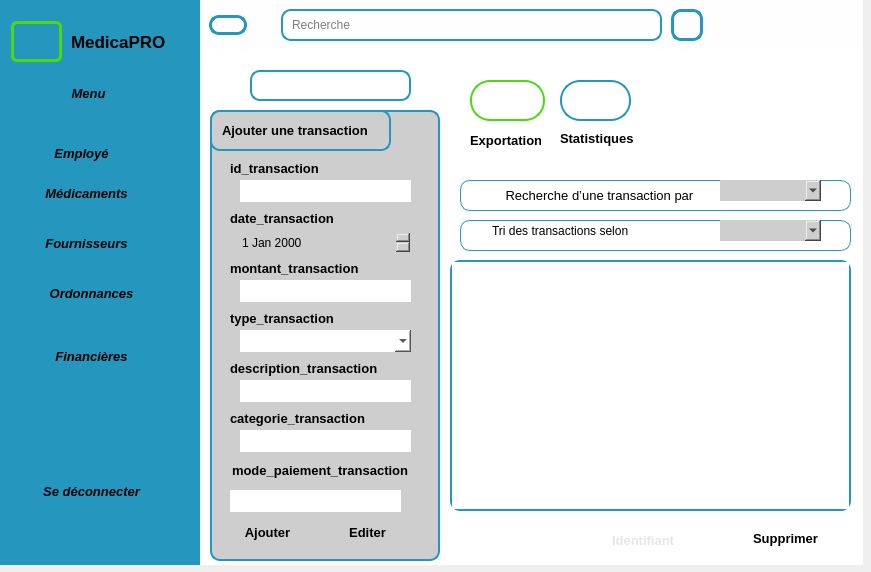
<?xml version="1.0" encoding="UTF-8"?>
<ui version="4.0">
 <class>transactionUI</class>
 <widget class="QDialog" name="transactionUI">
  <property name="geometry">
   <rect>
    <x>0</x>
    <y>0</y>
    <width>871</width>
    <height>572</height>
   </rect>
  </property>
  <property name="windowTitle">
   <string>Dialog</string>
  </property>
  <property name="styleSheet">
   <string notr="true">*{
	color: #000;
	border: none;
}
#centralwidget{
	background-color: #eff99fe
}
#leftmenu{
	background-color: #2596be;
}
QLineEdit{
	background: transparent;
}
QFrame{
	border-radius: 10px;
	border: 2px solid #2596be;
}
QLabel{
	color: #2596be;
}
#employe{
	background-color: #cecece;
}
lineEdit_2{
	background: transparent;
}
#label_3{
	color: #000;
	border: #000;
}
#lineEdit_3{
	background: #ffffff;
	background: transparent;
}
#label_4{
	color: #000;
	border: #000;
}
#lineEdit_4{
	background: #ffffff;
}
#label_5{
	color: #000;
	border: #000;
}
#lineEdit_5{
	background: #ffffff;
}
#label_6{
	color: #000;
	border: #000;
}
#lineEdit_6{
	background: #ffffff;
}
#label_7{
	color: #000;
	border: #000;
}
#lineEdit_7{
	background: #ffffff;
}
#label_8{
	color: #000;
	border: #000;
}
#lineEdit_8{
	background: #ffffff;
}
#label_9{
	color: #000;
	border: #000;
}
#lineEdit_9{
	background: #ffffff;
}
#label_10{
	color: #000;
	border: #000;
}
#pushButton_3{
	border-radius: 10px;
	border: 3px solid  #2596be;
}
#pushButton_4{
	border-radius: 10px;
	border: 3px solid  #2596be;
}
#pushButton_5{
	border-radius: 10px;
	border: 3px solid  #2596be;
}
#pushButton_6{
	border-radius: 10px;
	border: 3px solid  #2596be;
}
#label_11{
	border: #000;
}
#label_12{
	border: #000;
}
#label_23{
	border: #000;
}
#frame_4{
	border-radius: 10px;
	border: 1px solid #2596be;
}
#LineEdit_10{
	background: #CECECE;
}
#widget_3{
	background-color: #fefeff;
}
#mainbody{
	background-color: #ffffff;
}
#frame_8{
	border-radius: 10px;
	border: 1px solid #2596be;
}
#affichage{
	background-color: #2596be;
}
#lineEdit_21{
	border-radius: 6px;
	border: 1px solid  #4cd814;
	background: #fffff;
}
#pushButton_12{
	border-radius: 10px;
	border: 2px solid  #090909;
	background: #fffff;
}
#pushButton_13{
	border-radius: 20px;
	border: 2px solid  #4cd814;
	background: #fffff;
}
#pushButton_14{
	border-radius: 20px;
	border: 2px solid  #2596be;
	background: #fffff;
}
#label_24{
	color: #000;
	border: #000;
}
#label_25{
	color: #000;
	border: #000;
}
#label_26{
	color: #000;
	border: #000;
}
#logo{
	border-radius: 6px;
	border: 3px solid  #4cd814;
	background: #fffff;
}
#sous{
	background-color: #cecece;
}
#label_27{
	border-radius: 1px;
	border: 1px solid  #ffffff;
	color: #000;
}
#label_28{
	border-radius: 1px;
	border: 1px solid  #ffffff;
	color: #000;
}
#label_29{
	border-radius: 1px;
	border: 1px solid  #ffffff;
	color: #000;
}
#label_30{
	border-radius: 1px;
	border: 1px solid  #ffffff;
	color: #000;
}
#label_31{
	border-radius: 1px;
	border: 1px solid  #ffffff;
	color: #000;
}
#label_32{
	border-radius: 1px;
	border: 1px solid  #ffffff;
	color: #000;
}
#pushButton_17{
	background-color: #fefeff;
	padding: 5px;
	text-align: left;
	border-top-left-radius: 20px;
}
#pushButton_22{
	color: #4cd814;
}
</string>
  </property>
  <widget class="QWidget" name="mainbody" native="true">
   <property name="geometry">
    <rect>
     <x>200</x>
     <y>0</y>
     <width>663</width>
     <height>565</height>
    </rect>
   </property>
   <property name="font">
    <font>
     <bold>false</bold>
    </font>
   </property>
   <widget class="QWidget" name="widget_3" native="true">
    <property name="geometry">
     <rect>
      <x>0</x>
      <y>0</y>
      <width>671</width>
      <height>50</height>
     </rect>
    </property>
    <property name="minimumSize">
     <size>
      <width>400</width>
      <height>0</height>
     </size>
    </property>
    <property name="maximumSize">
     <size>
      <width>800</width>
      <height>135</height>
     </size>
    </property>
    <layout class="QHBoxLayout" name="horizontalLayout_7">
     <property name="spacing">
      <number>0</number>
     </property>
     <property name="leftMargin">
      <number>0</number>
     </property>
     <property name="topMargin">
      <number>0</number>
     </property>
     <property name="rightMargin">
      <number>0</number>
     </property>
     <property name="bottomMargin">
      <number>0</number>
     </property>
     <item>
      <widget class="QWidget" name="widget_7" native="true">
       <layout class="QHBoxLayout" name="horizontalLayout_8">
        <item>
         <widget class="QPushButton" name="pushButton_3">
          <property name="text">
           <string/>
          </property>
          <property name="icon">
           <iconset resource="img.qrc">
            <normaloff>:/res/icone1.jog.png</normaloff>:/res/icone1.jog.png</iconset>
          </property>
          <property name="iconSize">
           <size>
            <width>24</width>
            <height>24</height>
           </size>
          </property>
         </widget>
        </item>
        <item>
         <widget class="QLabel" name="label_12">
          <property name="minimumSize">
           <size>
            <width>10</width>
            <height>0</height>
           </size>
          </property>
          <property name="text">
           <string/>
          </property>
          <property name="pixmap">
           <pixmap resource="img7.qrc">:/res/icone7</pixmap>
          </property>
          <property name="scaledContents">
           <bool>false</bool>
          </property>
          <property name="wordWrap">
           <bool>false</bool>
          </property>
         </widget>
        </item>
       </layout>
      </widget>
     </item>
     <item>
      <widget class="QWidget" name="widget_8" native="true">
       <property name="maximumSize">
        <size>
         <width>553</width>
         <height>16777215</height>
        </size>
       </property>
       <layout class="QHBoxLayout" name="horizontalLayout_9">
        <property name="leftMargin">
         <number>9</number>
        </property>
        <property name="topMargin">
         <number>9</number>
        </property>
        <item>
         <widget class="QFrame" name="frame_2">
          <property name="minimumSize">
           <size>
            <width>250</width>
            <height>0</height>
           </size>
          </property>
          <property name="styleSheet">
           <string notr="true"/>
          </property>
          <property name="frameShape">
           <enum>QFrame::Shape::StyledPanel</enum>
          </property>
          <property name="frameShadow">
           <enum>QFrame::Shadow::Raised</enum>
          </property>
          <layout class="QHBoxLayout" name="horizontalLayout_10">
           <property name="spacing">
            <number>0</number>
           </property>
           <property name="leftMargin">
            <number>0</number>
           </property>
           <property name="topMargin">
            <number>0</number>
           </property>
           <property name="rightMargin">
            <number>0</number>
           </property>
           <property name="bottomMargin">
            <number>0</number>
           </property>
           <item>
            <widget class="QLabel" name="label_4">
             <property name="maximumSize">
              <size>
               <width>30</width>
               <height>30</height>
              </size>
             </property>
             <property name="text">
              <string/>
             </property>
             <property name="pixmap">
              <pixmap resource="img1.qrc">:/res/icone2.jpg.png</pixmap>
             </property>
             <property name="scaledContents">
              <bool>true</bool>
             </property>
            </widget>
           </item>
           <item>
            <widget class="QLineEdit" name="lineEdit_2">
             <property name="text">
              <string/>
             </property>
             <property name="placeholderText">
              <string>Recherche</string>
             </property>
            </widget>
           </item>
          </layout>
         </widget>
        </item>
       </layout>
      </widget>
     </item>
     <item>
      <widget class="QWidget" name="widget_9" native="true">
       <property name="minimumSize">
        <size>
         <width>200</width>
         <height>0</height>
        </size>
       </property>
       <layout class="QHBoxLayout" name="horizontalLayout_11">
        <property name="spacing">
         <number>0</number>
        </property>
        <property name="leftMargin">
         <number>0</number>
        </property>
        <property name="topMargin">
         <number>0</number>
        </property>
        <property name="rightMargin">
         <number>0</number>
        </property>
        <property name="bottomMargin">
         <number>0</number>
        </property>
        <item>
         <widget class="QPushButton" name="pushButton_4">
          <property name="minimumSize">
           <size>
            <width>32</width>
            <height>32</height>
           </size>
          </property>
          <property name="maximumSize">
           <size>
            <width>32</width>
            <height>32</height>
           </size>
          </property>
          <property name="text">
           <string/>
          </property>
          <property name="icon">
           <iconset resource="img2.qrc">
            <normaloff>:/res/icone3.jpg.png</normaloff>:/res/icone3.jpg.png</iconset>
          </property>
          <property name="iconSize">
           <size>
            <width>32</width>
            <height>32</height>
           </size>
          </property>
         </widget>
        </item>
        <item>
         <widget class="QPushButton" name="pushButton_15">
          <property name="text">
           <string/>
          </property>
          <property name="icon">
           <iconset resource="img19.qrc">
            <normaloff>:/res/icone20</normaloff>:/res/icone20</iconset>
          </property>
         </widget>
        </item>
       </layout>
      </widget>
     </item>
    </layout>
   </widget>
   <widget class="QFrame" name="transaction">
    <property name="geometry">
     <rect>
      <x>10</x>
      <y>110</y>
      <width>230</width>
      <height>451</height>
     </rect>
    </property>
    <property name="minimumSize">
     <size>
      <width>230</width>
      <height>420</height>
     </size>
    </property>
    <property name="maximumSize">
     <size>
      <width>150</width>
      <height>600</height>
     </size>
    </property>
    <property name="styleSheet">
     <string notr="true">background-color: rgb(206, 206, 206);</string>
    </property>
    <property name="frameShape">
     <enum>QFrame::Shape::StyledPanel</enum>
    </property>
    <property name="frameShadow">
     <enum>QFrame::Shadow::Raised</enum>
    </property>
    <widget class="QLabel" name="label_5">
     <property name="geometry">
      <rect>
       <x>20</x>
       <y>50</y>
       <width>91</width>
       <height>16</height>
      </rect>
     </property>
     <property name="font">
      <font>
       <pointsize>10</pointsize>
       <bold>true</bold>
      </font>
     </property>
     <property name="text">
      <string>id_transaction</string>
     </property>
    </widget>
    <widget class="QLineEdit" name="id">
     <property name="geometry">
      <rect>
       <x>30</x>
       <y>70</y>
       <width>171</width>
       <height>22</height>
      </rect>
     </property>
     <property name="styleSheet">
      <string notr="true">background-color: rgb(255, 255, 255);</string>
     </property>
     <property name="text">
      <string/>
     </property>
    </widget>
    <widget class="QLabel" name="label_6">
     <property name="geometry">
      <rect>
       <x>20</x>
       <y>100</y>
       <width>111</width>
       <height>16</height>
      </rect>
     </property>
     <property name="font">
      <font>
       <pointsize>10</pointsize>
       <bold>true</bold>
      </font>
     </property>
     <property name="text">
      <string>date_transaction</string>
     </property>
    </widget>
    <widget class="QLabel" name="label_7">
     <property name="geometry">
      <rect>
       <x>20</x>
       <y>150</y>
       <width>131</width>
       <height>16</height>
      </rect>
     </property>
     <property name="font">
      <font>
       <pointsize>10</pointsize>
       <bold>true</bold>
      </font>
     </property>
     <property name="text">
      <string>montant_transaction</string>
     </property>
    </widget>
    <widget class="QLineEdit" name="montant">
     <property name="geometry">
      <rect>
       <x>30</x>
       <y>170</y>
       <width>171</width>
       <height>22</height>
      </rect>
     </property>
     <property name="styleSheet">
      <string notr="true">background-color: rgb(255, 255, 255);</string>
     </property>
    </widget>
    <widget class="QLabel" name="label_8">
     <property name="geometry">
      <rect>
       <x>20</x>
       <y>200</y>
       <width>111</width>
       <height>16</height>
      </rect>
     </property>
     <property name="font">
      <font>
       <pointsize>10</pointsize>
       <bold>true</bold>
      </font>
     </property>
     <property name="text">
      <string>type_transaction</string>
     </property>
    </widget>
    <widget class="QLabel" name="label_9">
     <property name="geometry">
      <rect>
       <x>20</x>
       <y>250</y>
       <width>151</width>
       <height>16</height>
      </rect>
     </property>
     <property name="font">
      <font>
       <pointsize>10</pointsize>
       <bold>true</bold>
      </font>
     </property>
     <property name="text">
      <string>description_transaction</string>
     </property>
    </widget>
    <widget class="QLineEdit" name="description">
     <property name="geometry">
      <rect>
       <x>30</x>
       <y>270</y>
       <width>171</width>
       <height>22</height>
      </rect>
     </property>
     <property name="styleSheet">
      <string notr="true">

background-color: rgb(255, 255, 255);</string>
     </property>
    </widget>
    <widget class="QLabel" name="label_10">
     <property name="geometry">
      <rect>
       <x>20</x>
       <y>300</y>
       <width>141</width>
       <height>16</height>
      </rect>
     </property>
     <property name="font">
      <font>
       <pointsize>10</pointsize>
       <bold>true</bold>
      </font>
     </property>
     <property name="text">
      <string>categorie_transaction</string>
     </property>
    </widget>
    <widget class="QLineEdit" name="categorie">
     <property name="geometry">
      <rect>
       <x>30</x>
       <y>320</y>
       <width>171</width>
       <height>22</height>
      </rect>
     </property>
     <property name="styleSheet">
      <string notr="true">
background-color: rgb(255, 255, 255);</string>
     </property>
    </widget>
    <widget class="QPushButton" name="ajouter">
     <property name="geometry">
      <rect>
       <x>20</x>
       <y>410</y>
       <width>75</width>
       <height>24</height>
      </rect>
     </property>
     <property name="font">
      <font>
       <pointsize>10</pointsize>
       <bold>true</bold>
      </font>
     </property>
     <property name="text">
      <string>Ajouter</string>
     </property>
    </widget>
    <widget class="QPushButton" name="editer">
     <property name="geometry">
      <rect>
       <x>120</x>
       <y>410</y>
       <width>75</width>
       <height>24</height>
      </rect>
     </property>
     <property name="font">
      <font>
       <pointsize>10</pointsize>
       <bold>true</bold>
      </font>
     </property>
     <property name="text">
      <string>Editer</string>
     </property>
    </widget>
    <widget class="QComboBox" name="type">
     <property name="geometry">
      <rect>
       <x>30</x>
       <y>220</y>
       <width>171</width>
       <height>22</height>
      </rect>
     </property>
     <property name="styleSheet">
      <string notr="true">background-color: rgb(255, 255, 255);</string>
     </property>
     <item>
      <property name="text">
       <string/>
      </property>
     </item>
    </widget>
    <widget class="QLineEdit" name="lineEdit_7">
     <property name="geometry">
      <rect>
       <x>20</x>
       <y>350</y>
       <width>181</width>
       <height>21</height>
      </rect>
     </property>
     <property name="font">
      <font>
       <pointsize>10</pointsize>
       <italic>false</italic>
       <bold>true</bold>
      </font>
     </property>
     <property name="styleSheet">
      <string notr="true">background-color: rgb(206, 206, 206);</string>
     </property>
     <property name="text">
      <string>mode_paiement_transaction</string>
     </property>
     <property name="placeholderText">
      <string>Ajouter un employé </string>
     </property>
    </widget>
    <widget class="QLineEdit" name="modepaiment">
     <property name="geometry">
      <rect>
       <x>20</x>
       <y>380</y>
       <width>171</width>
       <height>22</height>
      </rect>
     </property>
     <property name="styleSheet">
      <string notr="true">background-color: rgb(255, 255, 255);
</string>
     </property>
    </widget>
    <widget class="QFrame" name="frame_3">
     <property name="geometry">
      <rect>
       <x>0</x>
       <y>0</y>
       <width>181</width>
       <height>41</height>
      </rect>
     </property>
     <property name="maximumSize">
      <size>
       <width>200</width>
       <height>16777215</height>
      </size>
     </property>
     <property name="frameShape">
      <enum>QFrame::Shape::StyledPanel</enum>
     </property>
     <property name="frameShadow">
      <enum>QFrame::Shadow::Raised</enum>
     </property>
     <widget class="QLineEdit" name="lineEdit_3">
      <property name="geometry">
       <rect>
        <x>10</x>
        <y>10</y>
        <width>161</width>
        <height>21</height>
       </rect>
      </property>
      <property name="font">
       <font>
        <pointsize>10</pointsize>
        <italic>false</italic>
        <bold>true</bold>
       </font>
      </property>
      <property name="text">
       <string>Ajouter une transaction</string>
      </property>
      <property name="placeholderText">
       <string>Ajouter un employé </string>
      </property>
     </widget>
    </widget>
    <widget class="QDateEdit" name="dateEdit">
     <property name="geometry">
      <rect>
       <x>30</x>
       <y>120</y>
       <width>171</width>
       <height>25</height>
      </rect>
     </property>
    </widget>
   </widget>
   <widget class="QFrame" name="frame_4">
    <property name="geometry">
     <rect>
      <x>260</x>
      <y>180</y>
      <width>391</width>
      <height>31</height>
     </rect>
    </property>
    <property name="frameShape">
     <enum>QFrame::Shape::StyledPanel</enum>
    </property>
    <property name="frameShadow">
     <enum>QFrame::Shadow::Raised</enum>
    </property>
    <widget class="QLineEdit" name="lineEdit_10">
     <property name="geometry">
      <rect>
       <x>40</x>
       <y>0</y>
       <width>201</width>
       <height>31</height>
      </rect>
     </property>
     <property name="font">
      <font>
       <pointsize>10</pointsize>
       <bold>false</bold>
      </font>
     </property>
     <property name="text">
      <string> Recherche d’une transaction par</string>
     </property>
     <property name="placeholderText">
      <string>Rechercher un employé à partir de son ID</string>
     </property>
    </widget>
    <widget class="QLabel" name="label_11">
     <property name="geometry">
      <rect>
       <x>0</x>
       <y>0</y>
       <width>25</width>
       <height>25</height>
      </rect>
     </property>
     <property name="minimumSize">
      <size>
       <width>25</width>
       <height>25</height>
      </size>
     </property>
     <property name="maximumSize">
      <size>
       <width>25</width>
       <height>25</height>
      </size>
     </property>
     <property name="text">
      <string/>
     </property>
     <property name="pixmap">
      <pixmap resource="img8.qrc">:/res/icone8</pixmap>
     </property>
     <property name="scaledContents">
      <bool>true</bool>
     </property>
    </widget>
    <widget class="QComboBox" name="comboBox_2">
     <property name="geometry">
      <rect>
       <x>260</x>
       <y>0</y>
       <width>101</width>
       <height>21</height>
      </rect>
     </property>
     <property name="styleSheet">
      <string notr="true">background-color: rgb(206, 206, 206);</string>
     </property>
     <item>
      <property name="text">
       <string/>
      </property>
     </item>
     <item>
      <property name="text">
       <string>identifient</string>
      </property>
     </item>
     <item>
      <property name="text">
       <string>date</string>
      </property>
     </item>
    </widget>
   </widget>
   <widget class="QFrame" name="frame_8">
    <property name="geometry">
     <rect>
      <x>260</x>
      <y>220</y>
      <width>391</width>
      <height>31</height>
     </rect>
    </property>
    <property name="styleSheet">
     <string notr="true">font: 10pt &quot;Segoe UI&quot;;</string>
    </property>
    <property name="frameShape">
     <enum>QFrame::Shape::StyledPanel</enum>
    </property>
    <property name="frameShadow">
     <enum>QFrame::Shadow::Raised</enum>
    </property>
    <widget class="QLineEdit" name="lineEdit_20">
     <property name="geometry">
      <rect>
       <x>30</x>
       <y>0</y>
       <width>161</width>
       <height>21</height>
      </rect>
     </property>
     <property name="text">
      <string>Tri des transactions selon </string>
     </property>
     <property name="placeholderText">
      <string>Trier la liste des employés par leur:</string>
     </property>
    </widget>
    <widget class="QPushButton" name="pushButton_11">
     <property name="geometry">
      <rect>
       <x>0</x>
       <y>0</y>
       <width>32</width>
       <height>32</height>
      </rect>
     </property>
     <property name="minimumSize">
      <size>
       <width>32</width>
       <height>32</height>
      </size>
     </property>
     <property name="maximumSize">
      <size>
       <width>32</width>
       <height>32</height>
      </size>
     </property>
     <property name="text">
      <string/>
     </property>
     <property name="icon">
      <iconset resource="img9.qrc">
       <normaloff>:/res/icone9</normaloff>:/res/icone9</iconset>
     </property>
    </widget>
    <widget class="QComboBox" name="comboBox_3">
     <property name="geometry">
      <rect>
       <x>260</x>
       <y>0</y>
       <width>101</width>
       <height>21</height>
      </rect>
     </property>
     <property name="styleSheet">
      <string notr="true">background-color: rgb(206, 206, 206);</string>
     </property>
     <item>
      <property name="text">
       <string/>
      </property>
     </item>
     <item>
      <property name="text">
       <string>le montant</string>
      </property>
     </item>
     <item>
      <property name="text">
       <string>le type</string>
      </property>
     </item>
    </widget>
   </widget>
   <widget class="QLineEdit" name="idsupp">
    <property name="geometry">
     <rect>
      <x>410</x>
      <y>530</y>
      <width>113</width>
      <height>21</height>
     </rect>
    </property>
    <property name="font">
     <font>
      <pointsize>10</pointsize>
      <bold>true</bold>
     </font>
    </property>
    <property name="styleSheet">
     <string notr="true">color: rgb(206, 206, 206);</string>
    </property>
    <property name="text">
     <string/>
    </property>
    <property name="placeholderText">
     <string>Identifiant</string>
    </property>
   </widget>
   <widget class="QPushButton" name="supp">
    <property name="geometry">
     <rect>
      <x>540</x>
      <y>523</y>
      <width>91</width>
      <height>31</height>
     </rect>
    </property>
    <property name="font">
     <font>
      <pointsize>10</pointsize>
      <bold>true</bold>
     </font>
    </property>
    <property name="text">
     <string>Supprimer</string>
    </property>
   </widget>
   <widget class="QPushButton" name="pushButton_13">
    <property name="geometry">
     <rect>
      <x>270</x>
      <y>80</y>
      <width>75</width>
      <height>41</height>
     </rect>
    </property>
    <property name="text">
     <string/>
    </property>
    <property name="icon">
     <iconset resource="img10.qrc">
      <normaloff>:/res/icone10</normaloff>:/res/icone10</iconset>
    </property>
    <property name="iconSize">
     <size>
      <width>32</width>
      <height>32</height>
     </size>
    </property>
   </widget>
   <widget class="QPushButton" name="pushButton_14">
    <property name="geometry">
     <rect>
      <x>360</x>
      <y>80</y>
      <width>71</width>
      <height>41</height>
     </rect>
    </property>
    <property name="text">
     <string/>
    </property>
    <property name="icon">
     <iconset resource="img11.qrc">
      <normaloff>:/res/icone11</normaloff>:/res/icone11</iconset>
    </property>
    <property name="iconSize">
     <size>
      <width>32</width>
      <height>32</height>
     </size>
    </property>
   </widget>
   <widget class="QLabel" name="label_23">
    <property name="geometry">
     <rect>
      <x>600</x>
      <y>50</y>
      <width>51</width>
      <height>91</height>
     </rect>
    </property>
    <property name="text">
     <string/>
    </property>
    <property name="pixmap">
     <pixmap resource="img16.qrc">:/res/icone16</pixmap>
    </property>
   </widget>
   <widget class="QLabel" name="label_24">
    <property name="geometry">
     <rect>
      <x>540</x>
      <y>60</y>
      <width>49</width>
      <height>71</height>
     </rect>
    </property>
    <property name="text">
     <string/>
    </property>
    <property name="pixmap">
     <pixmap resource="img17.qrc">:/res/icone18</pixmap>
    </property>
   </widget>
   <widget class="QLabel" name="label_25">
    <property name="geometry">
     <rect>
      <x>270</x>
      <y>130</y>
      <width>71</width>
      <height>20</height>
     </rect>
    </property>
    <property name="font">
     <font>
      <pointsize>10</pointsize>
      <bold>true</bold>
     </font>
    </property>
    <property name="text">
     <string>Exportation</string>
    </property>
   </widget>
   <widget class="QLabel" name="label_26">
    <property name="geometry">
     <rect>
      <x>360</x>
      <y>130</y>
      <width>81</width>
      <height>16</height>
     </rect>
    </property>
    <property name="font">
     <font>
      <pointsize>10</pointsize>
      <bold>true</bold>
     </font>
    </property>
    <property name="text">
     <string>Statistiques</string>
    </property>
   </widget>
   <widget class="QTableView" name="tableView">
    <property name="geometry">
     <rect>
      <x>250</x>
      <y>260</y>
      <width>401</width>
      <height>251</height>
     </rect>
    </property>
   </widget>
   <widget class="QLabel" name="labelcombo">
    <property name="geometry">
     <rect>
      <x>50</x>
      <y>70</y>
      <width>161</width>
      <height>31</height>
     </rect>
    </property>
    <property name="text">
     <string/>
    </property>
   </widget>
  </widget>
  <widget class="QWidget" name="leftmenu" native="true">
   <property name="geometry">
    <rect>
     <x>0</x>
     <y>0</y>
     <width>200</width>
     <height>565</height>
    </rect>
   </property>
   <property name="minimumSize">
    <size>
     <width>100</width>
     <height>0</height>
    </size>
   </property>
   <property name="maximumSize">
    <size>
     <width>200</width>
     <height>16777215</height>
    </size>
   </property>
   <layout class="QVBoxLayout" name="verticalLayout">
    <item>
     <widget class="QFrame" name="frame_9">
      <property name="frameShape">
       <enum>QFrame::Shape::StyledPanel</enum>
      </property>
      <property name="frameShadow">
       <enum>QFrame::Shadow::Raised</enum>
      </property>
      <layout class="QVBoxLayout" name="verticalLayout_2">
       <item>
        <widget class="QFrame" name="frame_11">
         <property name="frameShape">
          <enum>QFrame::Shape::StyledPanel</enum>
         </property>
         <property name="frameShadow">
          <enum>QFrame::Shadow::Raised</enum>
         </property>
         <widget class="QFrame" name="frame_10">
          <property name="geometry">
           <rect>
            <x>0</x>
            <y>0</y>
            <width>160</width>
            <height>61</height>
           </rect>
          </property>
          <property name="frameShape">
           <enum>QFrame::Shape::StyledPanel</enum>
          </property>
          <property name="frameShadow">
           <enum>QFrame::Shadow::Raised</enum>
          </property>
          <widget class="QLabel" name="logo">
           <property name="geometry">
            <rect>
             <x>0</x>
             <y>10</y>
             <width>51</width>
             <height>41</height>
            </rect>
           </property>
           <property name="text">
            <string/>
           </property>
           <property name="pixmap">
            <pixmap resource="img21.qrc">:/res/icone21</pixmap>
           </property>
          </widget>
          <widget class="QLabel" name="label_3">
           <property name="geometry">
            <rect>
             <x>60</x>
             <y>15</y>
             <width>101</width>
             <height>31</height>
            </rect>
           </property>
           <property name="font">
            <font>
             <pointsize>13</pointsize>
             <bold>true</bold>
            </font>
           </property>
           <property name="text">
            <string>MedicaPRO</string>
           </property>
          </widget>
         </widget>
         <widget class="QPushButton" name="menu">
          <property name="geometry">
           <rect>
            <x>40</x>
            <y>70</y>
            <width>75</width>
            <height>24</height>
           </rect>
          </property>
          <property name="font">
           <font>
            <pointsize>10</pointsize>
            <italic>true</italic>
            <bold>true</bold>
           </font>
          </property>
          <property name="text">
           <string>Menu</string>
          </property>
          <property name="icon">
           <iconset resource="img22.qrc">
            <normaloff>:/res/icone23</normaloff>:/res/icone23</iconset>
          </property>
         </widget>
         <widget class="QPushButton" name="finance">
          <property name="geometry">
           <rect>
            <x>0</x>
            <y>330</y>
            <width>161</width>
            <height>31</height>
           </rect>
          </property>
          <property name="font">
           <font>
            <pointsize>10</pointsize>
            <italic>true</italic>
            <bold>true</bold>
            <underline>false</underline>
           </font>
          </property>
          <property name="text">
           <string>Financières</string>
          </property>
          <property name="icon">
           <iconset resource="img28.qrc">
            <normaloff>:/res/icone27</normaloff>:/res/icone27</iconset>
          </property>
         </widget>
         <widget class="QPushButton" name="medica">
          <property name="geometry">
           <rect>
            <x>20</x>
            <y>170</y>
            <width>111</width>
            <height>24</height>
           </rect>
          </property>
          <property name="font">
           <font>
            <pointsize>10</pointsize>
            <italic>true</italic>
            <bold>true</bold>
            <underline>false</underline>
           </font>
          </property>
          <property name="text">
           <string>Médicaments</string>
          </property>
          <property name="icon">
           <iconset resource="img27.qrc">
            <normaloff>:/res/icone26</normaloff>:/res/icone26</iconset>
          </property>
         </widget>
         <widget class="QPushButton" name="fourni">
          <property name="geometry">
           <rect>
            <x>20</x>
            <y>220</y>
            <width>111</width>
            <height>24</height>
           </rect>
          </property>
          <property name="font">
           <font>
            <pointsize>10</pointsize>
            <italic>true</italic>
            <bold>true</bold>
           </font>
          </property>
          <property name="text">
           <string>Fournisseurs</string>
          </property>
          <property name="icon">
           <iconset resource="img25.qrc">
            <normaloff>:/res/icone25</normaloff>:/res/icone25</iconset>
          </property>
         </widget>
         <widget class="QPushButton" name="ordo">
          <property name="geometry">
           <rect>
            <x>30</x>
            <y>270</y>
            <width>101</width>
            <height>24</height>
           </rect>
          </property>
          <property name="font">
           <font>
            <pointsize>10</pointsize>
            <italic>true</italic>
            <bold>true</bold>
           </font>
          </property>
          <property name="text">
           <string>Ordonnances</string>
          </property>
          <property name="icon">
           <iconset resource="img22.qrc">
            <normaloff>:/res/icone23</normaloff>:/res/icone23</iconset>
          </property>
         </widget>
         <widget class="QPushButton" name="empl">
          <property name="geometry">
           <rect>
            <x>20</x>
            <y>130</y>
            <width>101</width>
            <height>24</height>
           </rect>
          </property>
          <property name="font">
           <font>
            <pointsize>10</pointsize>
            <italic>true</italic>
            <bold>true</bold>
           </font>
          </property>
          <property name="text">
           <string>Employé</string>
          </property>
          <property name="icon">
           <iconset resource="img24.qrc">
            <normaloff>:/res/icone24</normaloff>:/res/icone24</iconset>
          </property>
         </widget>
         <widget class="QPushButton" name="quitter">
          <property name="geometry">
           <rect>
            <x>20</x>
            <y>460</y>
            <width>121</width>
            <height>41</height>
           </rect>
          </property>
          <property name="font">
           <font>
            <pointsize>10</pointsize>
            <italic>true</italic>
            <bold>true</bold>
           </font>
          </property>
          <property name="text">
           <string>Se déconnecter</string>
          </property>
          <property name="icon">
           <iconset resource="img30.qrc">
            <normaloff>:/res/icone30</normaloff>:/res/icone30</iconset>
          </property>
         </widget>
        </widget>
       </item>
      </layout>
     </widget>
    </item>
   </layout>
  </widget>
 </widget>
 <resources>
  <include location="img21.qrc"/>
  <include location="img22.qrc"/>
  <include location="img16.qrc"/>
  <include location="img7.qrc"/>
  <include location="img24.qrc"/>
  <include location="img27.qrc"/>
  <include location="img11.qrc"/>
  <include location="img25.qrc"/>
  <include location="img1.qrc"/>
  <include location="img9.qrc"/>
  <include location="img8.qrc"/>
  <include location="img17.qrc"/>
  <include location="img19.qrc"/>
  <include location="img.qrc"/>
  <include location="img28.qrc"/>
  <include location="img2.qrc"/>
  <include location="img30.qrc"/>
  <include location="img10.qrc"/>
 </resources>
 <connections/>
</ui>
